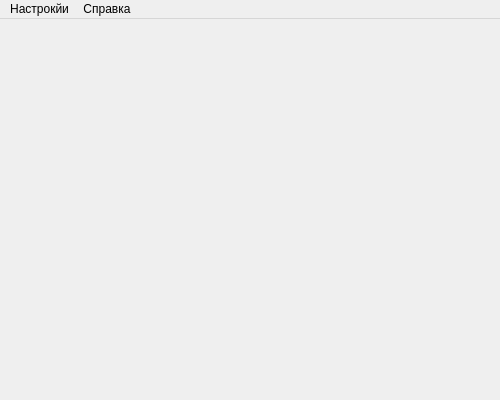
<?xml version="1.0" encoding="UTF-8"?>
<ui version="4.0">
 <class>TestingSystem</class>
 <widget class="QMainWindow" name="TestingSystem">
  <property name="geometry">
   <rect>
    <x>0</x>
    <y>0</y>
    <width>500</width>
    <height>400</height>
   </rect>
  </property>
  <property name="windowTitle">
   <string>TestingSystem</string>
  </property>
  <widget class="QWidget" name="centralwidget">
   <layout class="QGridLayout" name="gridLayout"/>
  </widget>
  <widget class="QMenuBar" name="menuBar">
   <property name="geometry">
    <rect>
     <x>0</x>
     <y>0</y>
     <width>500</width>
     <height>20</height>
    </rect>
   </property>
   <widget class="QMenu" name="settingsMenuBar">
    <property name="title">
     <string>Настрокйи</string>
    </property>
    <addaction name="openSettingsMenu"/>
   </widget>
   <widget class="QMenu" name="infoMenuBar">
    <property name="title">
     <string>Справка</string>
    </property>
    <addaction name="testingRulesMenu"/>
    <addaction name="editQuestionsRulesMenu"/>
    <addaction name="statMenu"/>
   </widget>
   <addaction name="settingsMenuBar"/>
   <addaction name="infoMenuBar"/>
  </widget>
  <action name="openSettingsMenu">
   <property name="text">
    <string>Настрокйи тестирования</string>
   </property>
   <property name="shortcut">
    <string>Ctrl+S</string>
   </property>
  </action>
  <action name="pathesToMaterialMenu">
   <property name="text">
    <string>Расположение материала</string>
   </property>
   <property name="shortcut">
    <string>Ctrl+P</string>
   </property>
  </action>
  <action name="testingRulesMenu">
   <property name="text">
    <string>Правила тестирования</string>
   </property>
   <property name="shortcut">
    <string>Ctrl+T</string>
   </property>
  </action>
  <action name="editQuestionsRulesMenu">
   <property name="text">
    <string>Редактирование вопросов</string>
   </property>
   <property name="shortcut">
    <string>Ctrl+Q</string>
   </property>
  </action>
  <action name="statMenu">
   <property name="text">
    <string>Статистика</string>
   </property>
  </action>
 </widget>
 <resources/>
 <connections/>
</ui>
